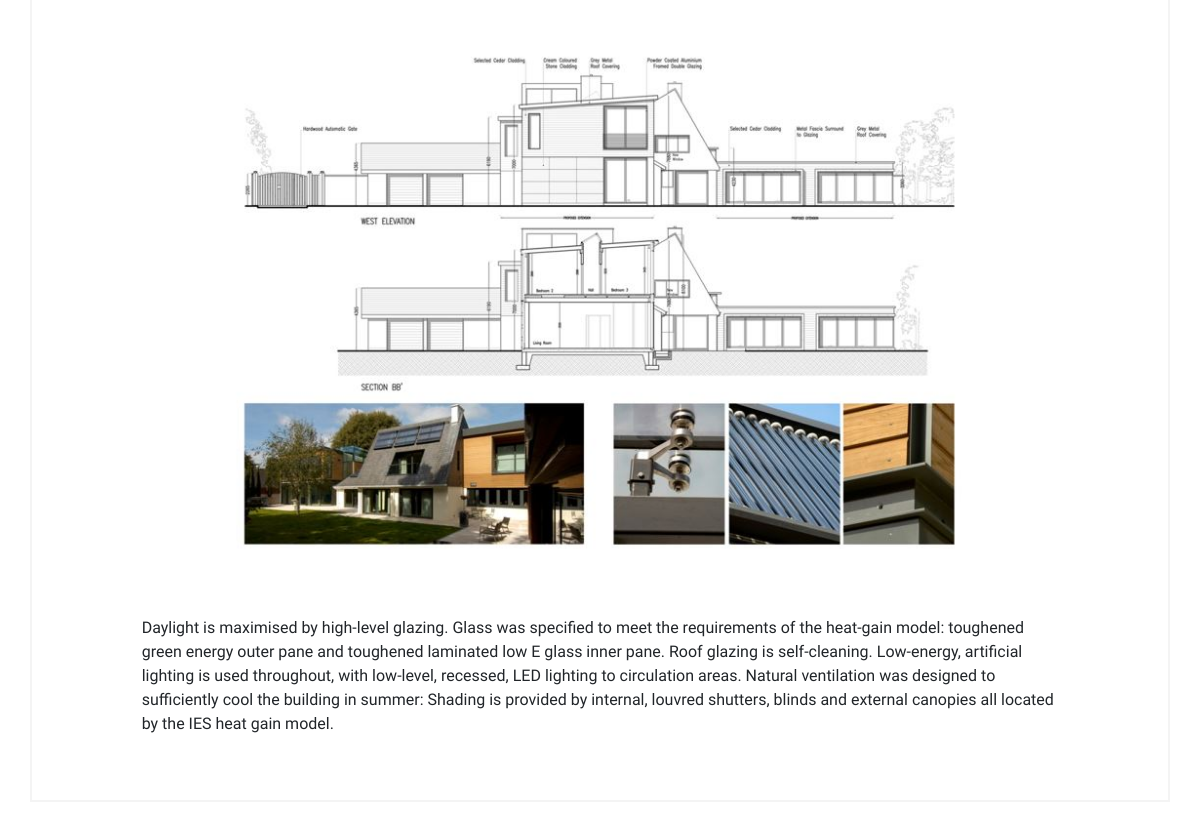
/portfolio/7/ (lower part), run on an earlier commit of the app's database.
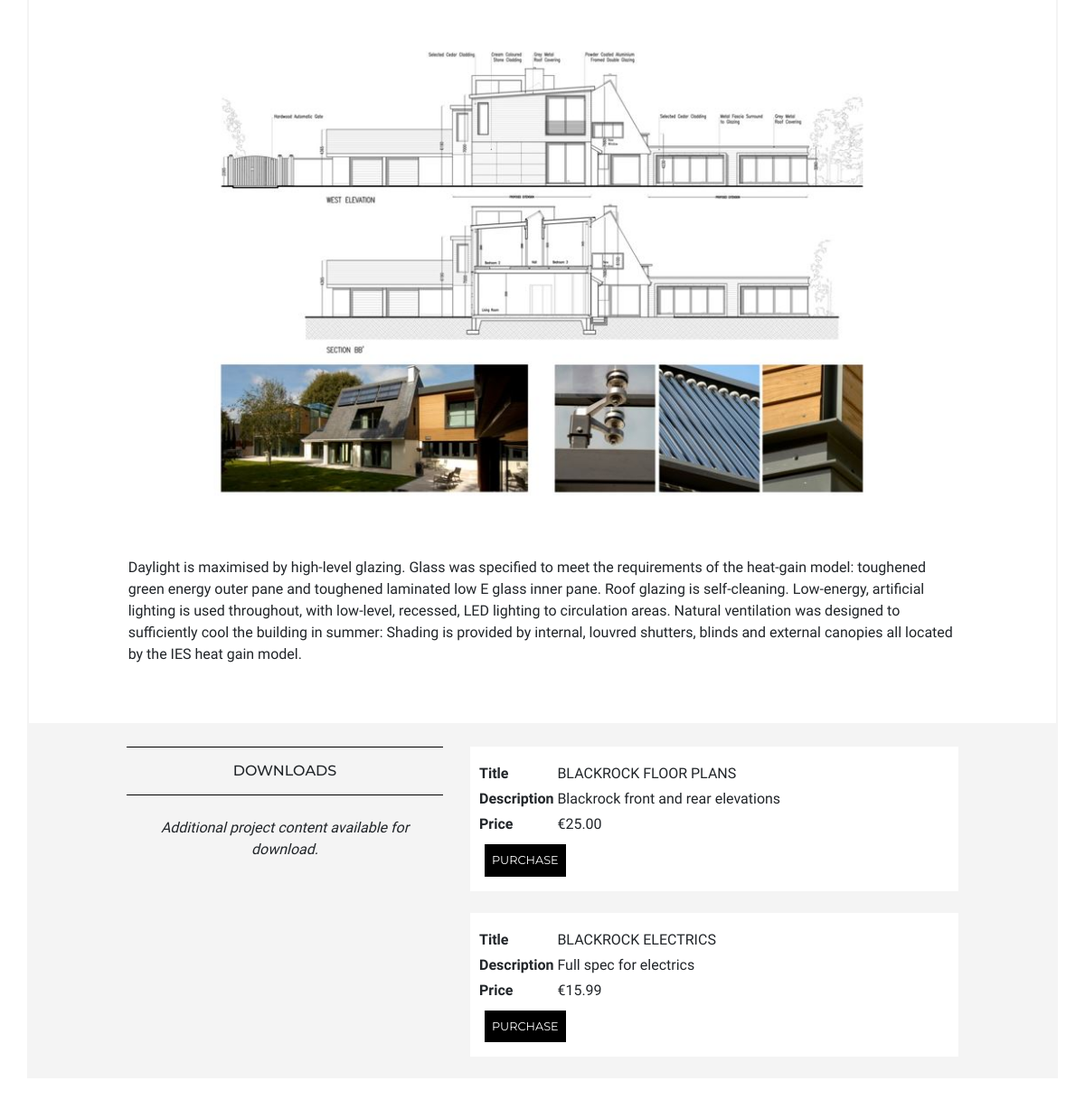
And on a later commit of the database.
### portfolio/models.py (models this page shows)
class Section(models.Model):
    project = models.ForeignKey('Project', on_delete=models.CASCADE, related_name='sections')
    title = models.CharField(max_length=500, blank=True)
    image = models.ImageField(blank=True, upload_to="project_images")
    caption = models.CharField(max_length=200, blank=True)
    caption_url = models.URLField(max_length=200, blank=True)
    content = models.TextField()
    exclude = models.BooleanField(default=False)

class Download(models.Model):
    project = models.ForeignKey('Project', on_delete=models.CASCADE, related_name='downloads')
    title = models.CharField(max_length=500, blank=True)
    content = models.TextField()
    download = models.FileField(upload_to="project_downloads")
    price = models.DecimalField(null=True, blank=True, max_digits=5, decimal_places=2) #some pdfs are free
    exclude = models.BooleanField(default=False)

### portfolio/views.py (the view)
# urls.py: path('<pk>/', views.project, name='project'),
def project(request, pk):
    project = Project.objects.get(pk=pk)
    sections = Section.objects.filter(project=project)
    downloads = Download.objects.filter(project=project, exclude=False)
    context = {'title': 'Portfolio', 'project': project, 'sections': sections, 'downloads': downloads}
    return render(request, 'portfolio/project.html', context)

### portfolio/templates/portfolio/project.html (shortened to what this page needs)
{% extends 'base.html' %}
{% block content %}
<section class="row border-color--stone">
    <div class="col-12 col-lg-10 offset-lg-1 mb-5">
        {% for section in sections %}
        <div class="mt-5">
            <p>{{ section.content|linebreaks }}</p>
            {% if section.image %}
            <figure class="row">
                <div class="col-12 col-lg-10 offset-lg-1">
                    <img src="{{ section.image.url }}" class="img-fluid" alt="Placeholder image">
                </div>
            </figure>
            {% endif %}
        </div>
        {% endfor %}
    </div>
</section>
{% if downloads %}
<article class="row pt-4 bg-color--stone">
    <header class="col-12 col-md-5 col-lg-4 offset-lg-1 text-center">
        <div class="header-border">
            <h1 class="header-title mt-2">DOWNLOADS</h1>
        </div>
        <span class="d-block mt-4">Additional project content available for download.
        </span>
    </header>
    <section class="col-12 col-md-7 col-lg-6">
        {% for download in downloads %}
        <div class="bg-color--white mb-4 p-2">
        <table class="mt-2">
            <tr>
                <th>Title</th>
                <td class="uppercase">{{ download.title }}</td>
            </tr>
            <tr>
                <th>Description</th>
                <td>{{ download.content }}</td>
            </tr>
            {% if download.price %}
            <tr>
                <th>Price</th>
                <td>€{{ download.price }}</td>
            </tr>
            {% endif %}
        </table>
        {% if download.price %}
        <a class="d-inline-block button-a" href="{% url 'add' pk=download.id %}">PURCHASE</a>
        {% else %}
        <a class="d-inline-block button-a" href="{{ download.download.url }}">DOWNLOAD</a>
        {% endif %}
    </div>
    {% endfor %}
    </section>
</article>
{% endif %}
{% endblock %}

### templates/base.html (shortened to what this page needs)
{% load static %}
<!DOCTYPE html>
<html lang="en">
<head>
  <link rel="stylesheet" href="https://stackpath.bootstrapcdn.com/bootstrap/4.4.1/css/bootstrap.min.css"
>
  <link rel="stylesheet" href="https://cdnjs.cloudflare.com/ajax/libs/font-awesome/5.11.2/css/all.css">
  <link rel="stylesheet" href="{% static 'css/main.css' %}">
</head>
<body>
  <main class="container mb-4">
    {% block content %}{% endblock %}
  </main>
</body>
</html>

### static/css/main.css (style rules this page uses)
body { font-family: 'Ibarra Real Nova', serif; }
span { font-style: italic; }
h1, h2, h3, h4 { font-family: 'Montserrat', sans-serif; text-transform: uppercase; }
a { color: #000000; text-decoration: none; }
td, th { padding: 2px; vertical-align: top; }
.uppercase { text-transform: uppercase; }
.header-border { border-top: solid 1px #000000; border-bottom: solid 1px #000000; text-align: center; padding: .5rem; }
.header-title { font-weight: 500; font-size: 1rem; text-transform: uppercase; }
.bg-color--stone { background-color: rgba(244, 244, 244, .95); }
.bg-color--white { background-color: #ffffff; }
.border-color--stone { border: 2px solid rgba(244, 244, 244); }
button, .button-a { background-color: #000000; color: #ffffff; border: 0px; font-size: .8rem; text-transform: uppercase; font-family: 'Montserrat', sans-serif; padding: 8px; margin: 8px; }

What changed in the data, as far as the page shows it:
added Download: title "BLACKROCK FLOOR PLANS", content "Blackrock front and rear elevations", price "25.00", shows "PURCHASE"
added Download: title "BLACKROCK ELECTRICS", content "Full spec for electrics", price "15.99", shows "PURCHASE"
Also different on the page:
text now shown: "DOWNLOADS Additional project content available for download."
